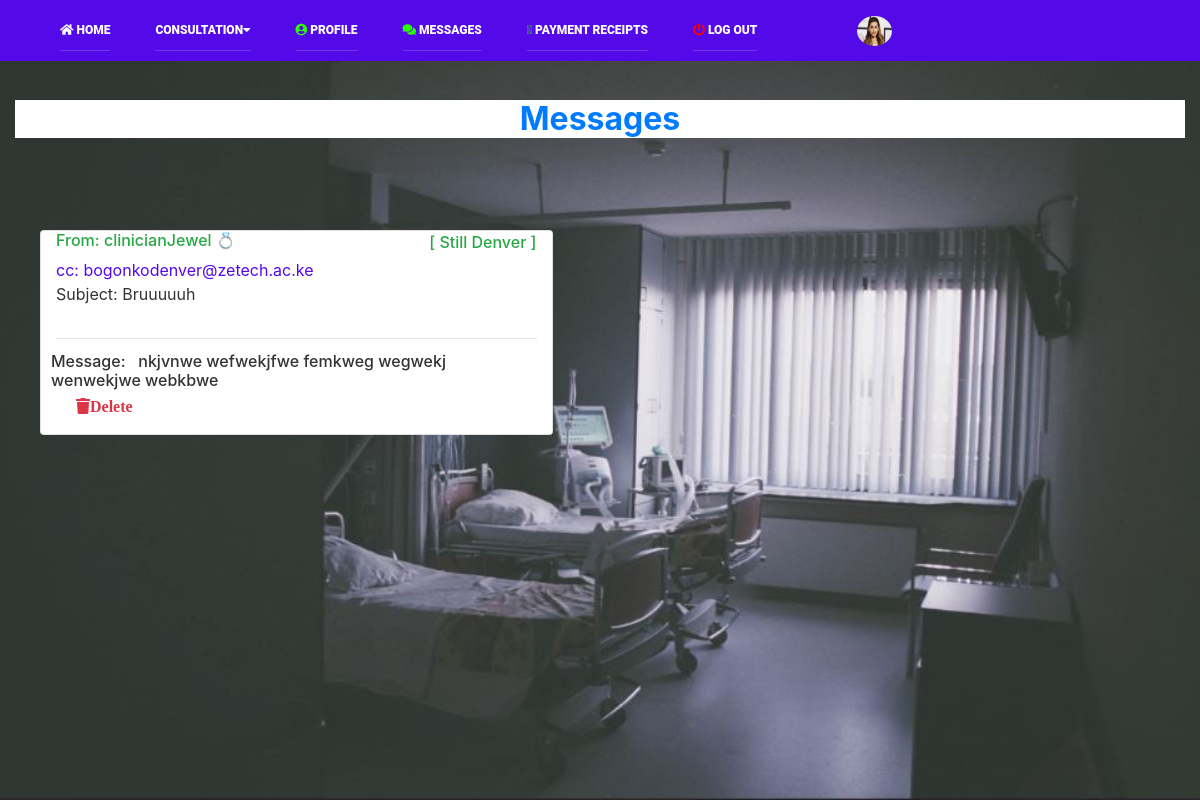
The page /health/message (signed in) on the database as committed earlier.
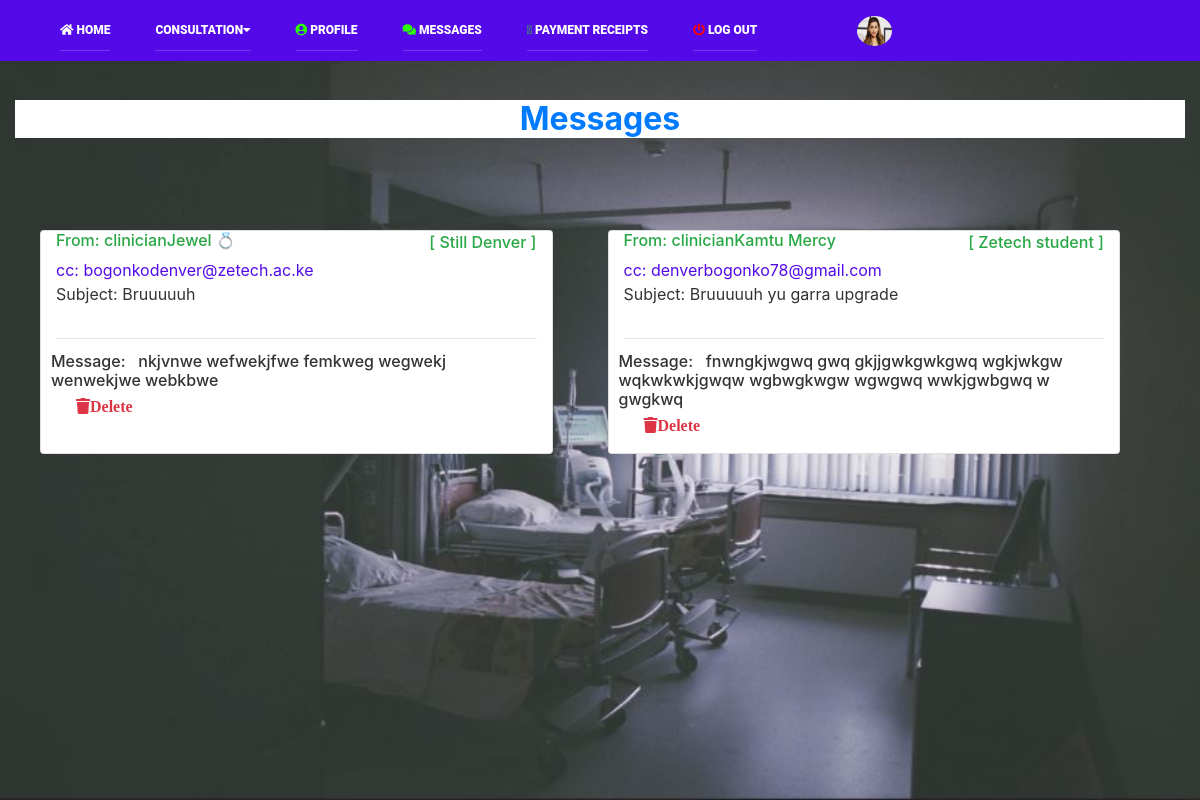
The same page on the database as committed later.
### MyDoc/models.py (models this page shows, shortened)
class Message(models.Model):
    to = models.ForeignKey(User, null=True, on_delete=models.CASCADE, related_name="record")
    clinician = models.ForeignKey(Clinician, null=True, on_delete=models.PROTECT)
    name = models.CharField(max_length=40)
    email = models.EmailField()
    subject = models.CharField(max_length=50)
    message = models.TextField()

class Clinician(models.Model):
    c_name = models.CharField(max_length=60)
    department = models.ForeignKey(Department, on_delete=models.PROTECT)
    def __str__(self):
        return self.c_name

### MyDoc/views.py (the view)
# urls.py: path('message', views.message, name='message'),
def message(request):
    mess = Message.objects.all().filter(to=request.user)
    context = {
        'message': mess
    }
    return render(request, 'MyDoc/message.html', context)

### MyDoc/templates/MyDoc/message.html (shortened to what the changed rows need)
{% load static %}
{% block content %}
<html lang="en">
<head>
        <link rel="stylesheet" href="{% static 'MyDoc/css/index.css' %}" type="text/css">
        <link rel="stylesheet" href="{% static 'MyDoc/css/responsive.css' %}" type="text/css">
        <link rel="stylesheet" href="https://use.fontawesome.com/releases/v5.7.0/css/all.css">
        <link rel="stylesheet" href="{% static 'MyDoc/css/open-iconic-bootstrap.min.css' %}">
        <link rel="stylesheet" href="https://stackpath.bootstrapcdn.com/bootstrap/4.5.2/css/bootstrap.min.css">
        <link rel="stylesheet" href="{% static 'MyDoc/css/bootstrap.min.css' %}">
        <link rel="stylesheet" href="{% static 'MyDoc/css/animate.css' %}">
        <link rel="stylesheet" href="{% static 'MyDoc/css/ionicons.min.css' %}">
        <link rel="stylesheet" href="{% static 'MyDoc/css/flaticon.css' %}">
        <link rel="stylesheet" href="{% static 'MyDoc/css/icomoon.css' %}">
</head>
    <body style=" background: #dbbcf3; color: #333333;">
<div class="container-fluid" style="padding-top: 100px;">
        <div class="page-header" style="background: #ffffff; margin-bottom: 20px;">
            <h2 class="text-center text-primary"> <strong>Messages</strong></h2>
        </div>
</div>
    <br>
    <br>
    <br>
    <div class="row">
        {% if message %}
            {% for mess in message %}
            <div class="card col-sm-5" style="margin-left: 55px; margin-bottom: 15px;">
                <h6 class="text-success">From: clinician{{ mess.clinician }} <p style="text-align: right; margin-top: -18px;">[ {{ mess.name }} ]</p></h6>
                <p style="color:#5409e9; margin-top: -18px;">cc: {{ mess.email }}</p>
                 <p style="margin-top: -16px;">Subject: {{ mess.subject }}</p>
                <hr style="color:#5409e9;">
                <div class="card-body">
                    <h6 style="margin-top: -23px; margin-left: -25px;">Message: &nbsp; {{ mess.message }}</h6>
                    <a style="list-style-type: none" href="{% url 'MyDoc:delete_mess' mess.id %}">
                        <i class="fa fa-trash text-danger">Delete</i>
                    </a>
                </div>
            </div>
            {% endfor %}
             {% else %}
            <div class="card col-sm-6" style="margin-left: 300px; margin-top: 180px;">
                <p class="text-danger" style="font-size: 30px; font-family: 'poppins', 'Sans-Serif',fantasy">{{ user.username }}, You have no Messages currently
                </p>
            </div>
    {% endif %}
</div>
{% endblock %}
</body>
</html>

Rows that differ between the two databases and show on the page:
added Message: clinician "Kamtu Mercy", name "Zetech student", email "denverbogonko78@gmail.com", subject "Bruuuuuh yu garra upgrade", message "fnwngkjwgwq gwq gkjjgwkgwkgwq wgkjwkgw wqkwkwkjgwqw wgbwgkwgw wgwgwq wwkjgwbgwq w gwgkwq"
